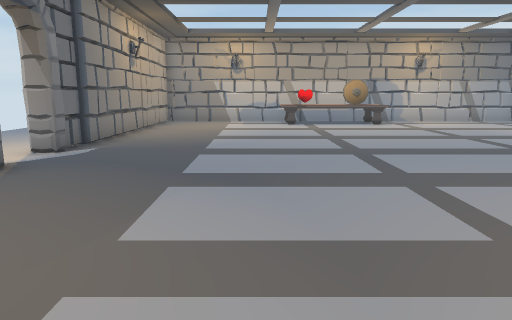
view 1 (above)

14 first-person views from a walk through a scene from a Unity 3-D project. The camera is 1.3 m above the floor, tilts 10° down and sees 70° across. The floor is counted in squares, 1 m on a side. Each view is taken from the middle of a square. On the plan, view 1 faces up. The plan holds only what a view shows up to about 15 squares ahead; the rest is blank. The place goes on beyond the plan. The player character is not drawn. Door leaves are left out, so doorways stand open.

view 2
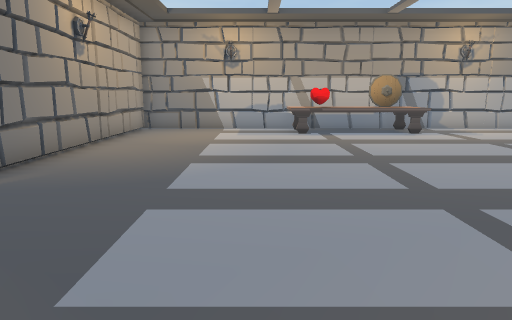

view 3
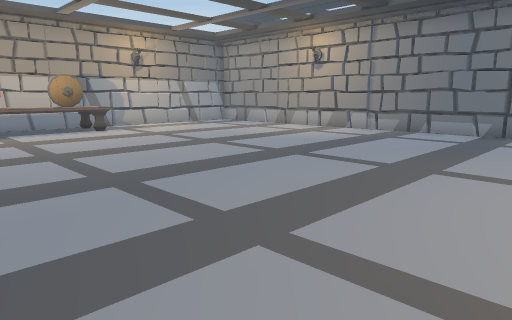

view 4
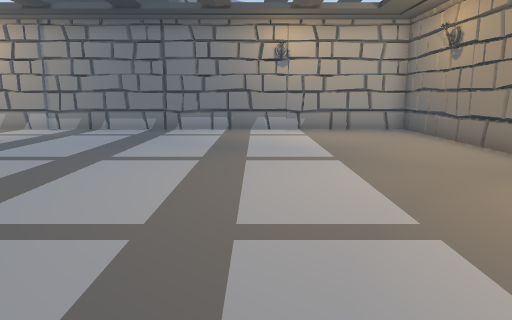

view 5
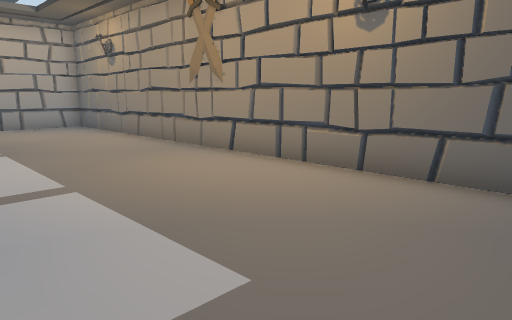

view 6
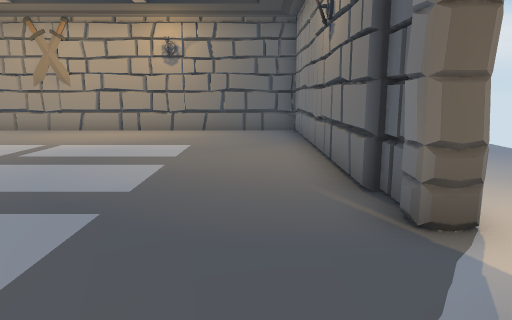

view 7
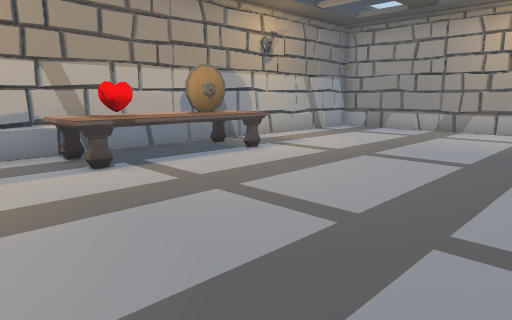

view 8
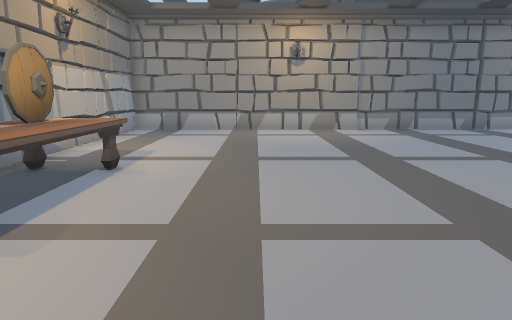

view 9
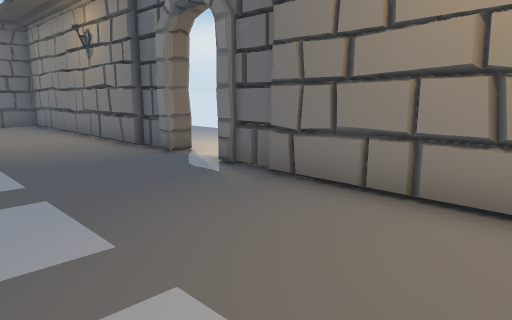

view 10
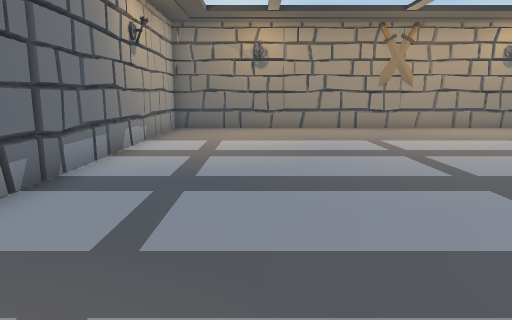

view 11
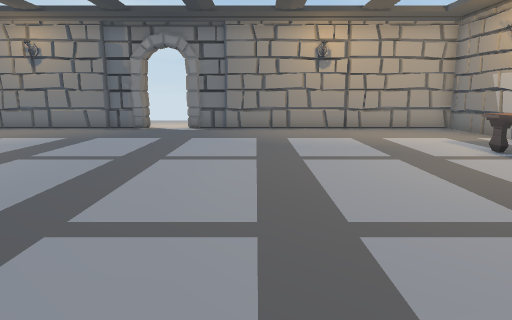

view 12
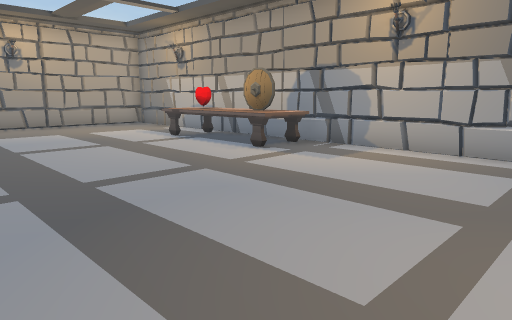

view 13
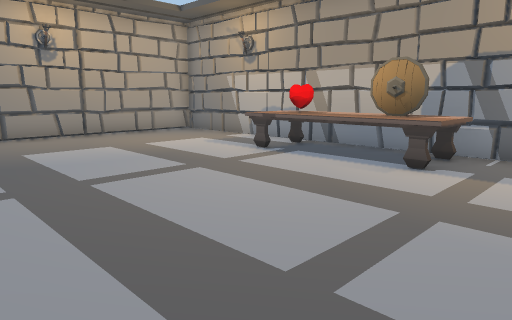

view 14
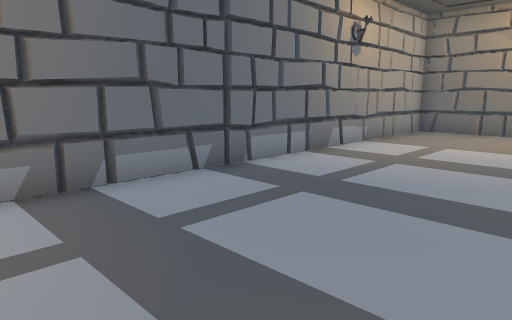

### Floor plan
Points are (right, up) in squares from view 1. A wall is a line through its corners. A room is listed if a view was taken in it or the views show most of it. See-through windows are left out.
Room 1 (views 1, 2, 3, 4, 5, 6, 7, 8, 9, 10, 11, 12, 13, 14)
walls: (-4.5, 6.5) (-4.5, 6); (-4.5, 5.1) (-4.5, -3.7) (3.6, -3.7); (-4.5, 8.9) (-4.5, 8.3); (-4.7, 6.1) (-4.7, 5.1); (-5, 6.7) (-4.5, 6.6); (-4.7, 9.9) (-4.7, 8.3); (5.4, -3.7) (13.2, -3.7) (13.2, 18.6) (-4.5, 18.6) (-4.5, 9.7)
low walls: (-5, 6.7) (-4.5, 6.5)
ways out: open door at (-4.6, 6.8)
objects: table (1, 17) to (6, 18); sword (4, -4); sword (5, -4)

Positions as (right, up) in squares from view 1, and headings:
1: (0, 0), facing up
2: (0, 4), facing up
3: (0, 3), facing up-right
4: (-1, 2), facing right
5: (-3, 2), facing down-right
6: (-3, 10), facing down
7: (-1, 10), facing up-right
8: (-1, 14), facing right
9: (0, 14), facing down-left
10: (10, 11), facing down
11: (10, 11), facing left
12: (12, 10), facing up-left
13: (8, 10), facing up-left
14: (8, 10), facing down-right
